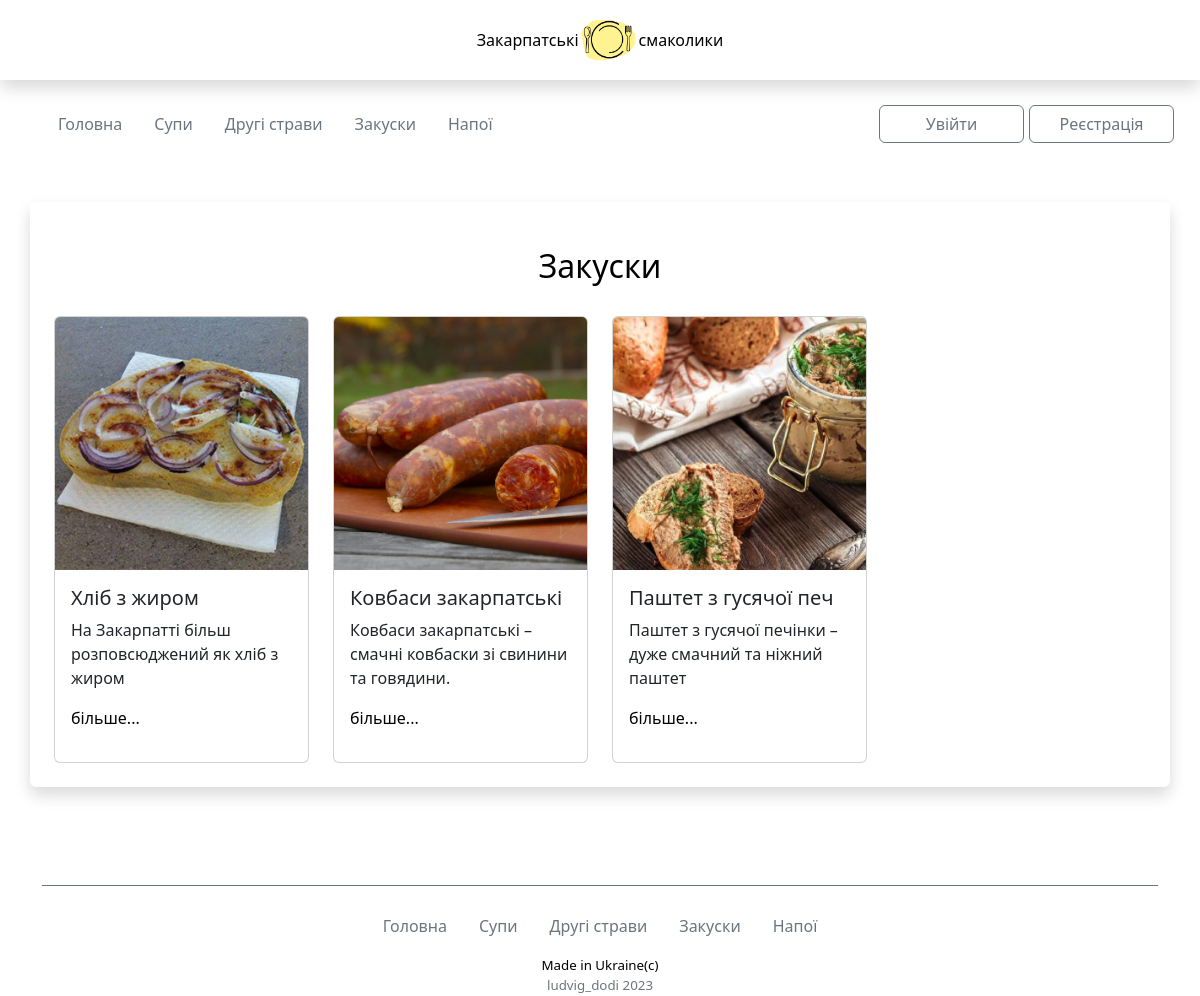
Before: /aperetize with the older database file.
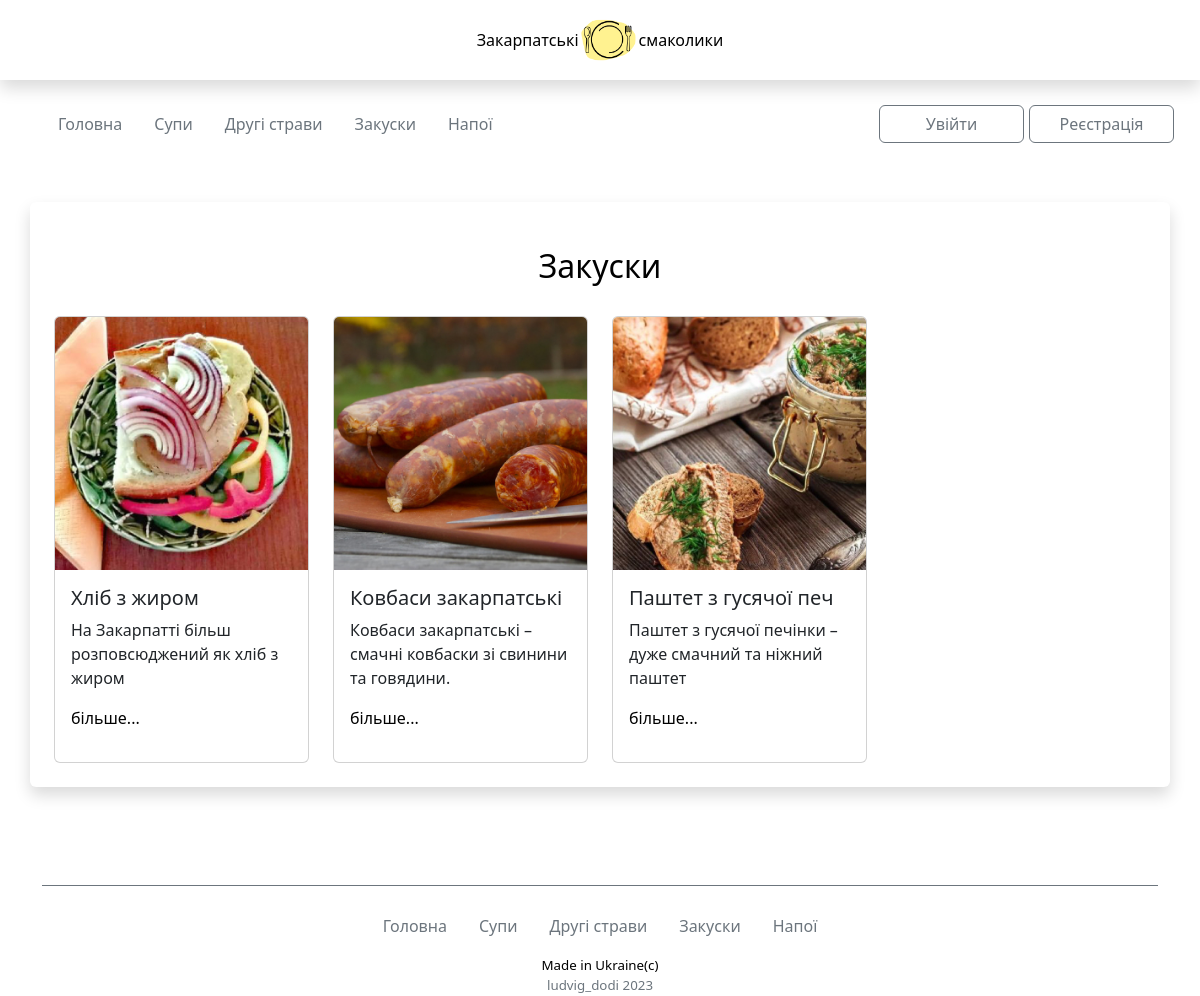
After: the same page with the newer database file.
### recipes_app/models.py (models this page shows, shortened)
class Recipes(models.Model):
    name = models.CharField('Назва страв', max_length=20, blank=False)
    food_type = models.CharField('Тип їжі', max_length=20, blank=False, default='')
    short_desc = models.TextField('Короткий опис', max_length=80, blank=False)
    img = models.ImageField(null=True, blank=True, upload_to="media/", verbose_name='img')
    text = RichTextUploadingField('Recipe')
    text_second = tinymce_models.HTMLField()
    text_third = models.TextField('text', default='-')

### recipes_app/views.py (the view)
# urls.py: path('aperetize', aperetize_page, name='aperetize_page'),
def aperetize_page(request):
    aperetize = Recipes.objects.all()
    return render(request, 'aperetize_page.html', context={'aperetize': aperetize})

### templates/aperetize_page.html
{% extends 'base.html' %}
{% load static %}
{% block content %}
<div class="recipe-item">
    <div class="container shadow p-4 mb-5 mt-5 bg-body rounded">
        <h1>Закуски </h1>
        <div class="row gy-3">
            {%  for i in aperetize %}
            {% if i.food_type == 'aperetize' %}
            <div class="col-lg-3 col-md-4 col-sm-6">
                <div class="card h-100 mb-3">
                    <a href="{{i.id}}"><img src="{{i.img.url}}" class="card-img-top" alt="..."></a>
                    <div class="card-body">
                      <h5 class="card-title">{{i.name}}</h5>
                      <p class="card-text">{{i.short_desc}}</p>
                      <a href="{{i.id}}">більше...</a>
                    </div>
                </div>
            </div>
            {% endif %}
            {% endfor %}
        </div>
    </div>
</div>
{% endblock content %}

Changed rows visible on the page:
changed Recipes "Хліб з жиром": img: a different picture
